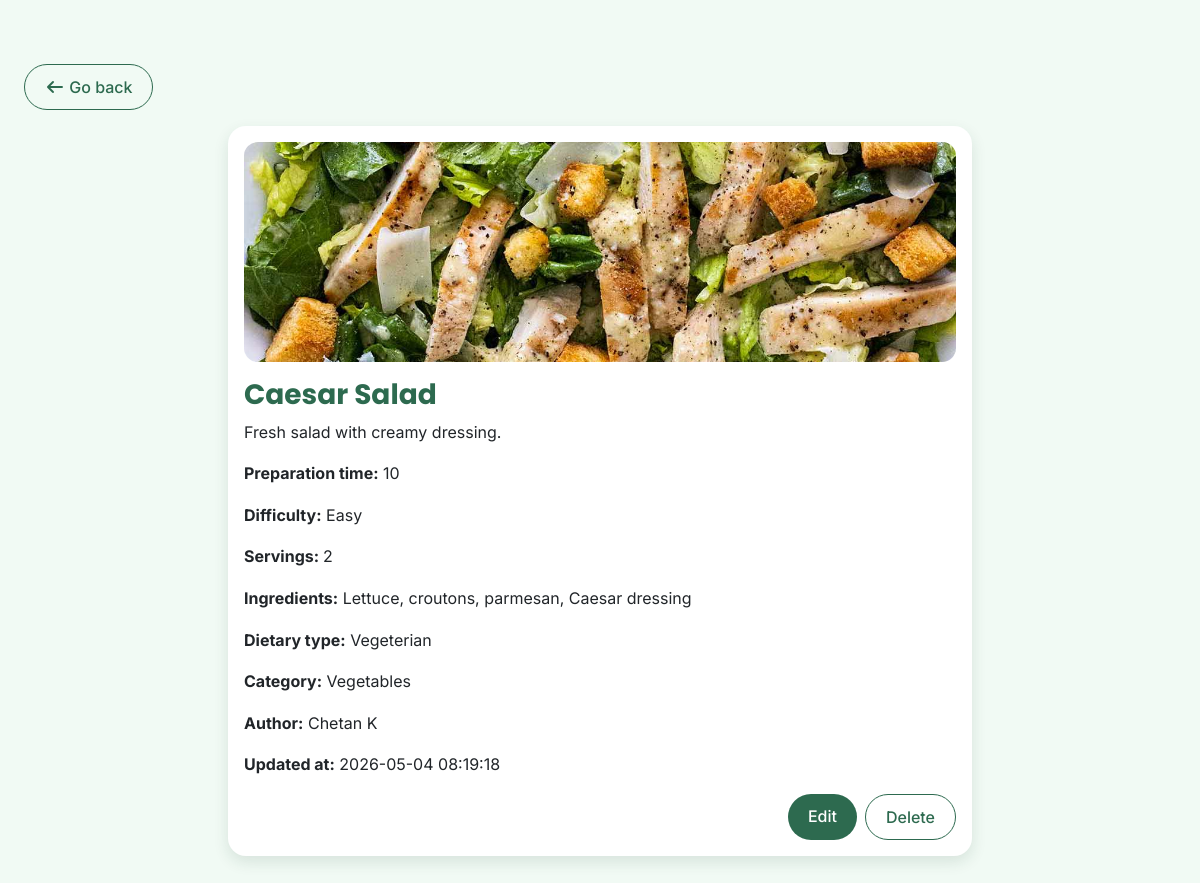
Page /recipes/details.php?recipeid=5 (signed in) on the committed database.
### tables this page shows
CREATE TABLE IF NOT EXISTS `recipes` (
  `id` int NOT NULL AUTO_INCREMENT,
  `title` varchar(255) NOT NULL,
  `description` text,
  `recipe_picture` varchar(255) DEFAULT NULL,
  `ingredients` text NOT NULL,
  `instructions` longtext NOT NULL,
  `prep_time` int NOT NULL,
  `dietary_type` enum('Vegeterian','Non-vegeterian','Vegan') NOT NULL,
  `category` enum('Chicken meals','Vegetables','Desserts','Fish meals') DEFAULT NULL,
  `created_at` timestamp NULL DEFAULT CURRENT_TIMESTAMP,
  `updated_at` timestamp NULL DEFAULT CURRENT_TIMESTAMP ON UPDATE CURRENT_TIMESTAMP,
  `difficulty` enum('Easy','Medium','Complicated') DEFAULT NULL,
  `servings` int NOT NULL,
  `author_id` int DEFAULT NULL,
  PRIMARY KEY (`id`),
  KEY `fk_recipes_author` (`author_id`)
);

CREATE TABLE IF NOT EXISTS `users` (
  `id` int NOT NULL AUTO_INCREMENT,
  `first_name` varchar(255) NOT NULL,
  `last_name` varchar(255) NOT NULL,
  `user_image` varchar(255) DEFAULT NULL,
  `email` varchar(255) NOT NULL,
  `password` varchar(255) NOT NULL,
  `role` enum('User','Admin') DEFAULT 'User',
  `status` enum('Active','Blocked') DEFAULT 'Active',
  `created_at` timestamp NULL DEFAULT CURRENT_TIMESTAMP,
  `updated_at` timestamp NULL DEFAULT CURRENT_TIMESTAMP ON UPDATE CURRENT_TIMESTAMP,
  PRIMARY KEY (`id`),
  UNIQUE KEY `email` (`email`)
);

### recipes/details.php (the view, shortened to what this page needs)
<?php
require_once "../components/db_connect.php";
$user_id = isset($_SESSION['adm']) ? $_SESSION['adm'] : $_SESSION['user'];
$recipe_id = $_GET['recipeid'];
$sql_query = "SELECT recipes.*, users.first_name, users.last_name
              FROM recipes
              LEFT JOIN users ON author_id = users.id
              WHERE recipes.id = $recipe_id";
$result = mysqli_query($connect, $sql_query);
$display_data = "";
if (mysqli_num_rows($result) > 0) {
    $recipe = mysqli_fetch_assoc($result);
    $display_data = "
    <div class='card m-3'>
        <div class='card-body'>
            <img src='../pictures/$recipe[recipe_picture]' class='card-img-top' alt='$recipe[title]'>
            <h3 class='card-title mt-3'>$recipe[title]</h3>
            <p class='card-text'>$recipe[description]</p>
            <p><strong>Preparation time:</strong> $recipe[prep_time]</p>
            <p><strong>Difficulty:</strong> $recipe[difficulty]</p>
            <p><strong>Servings: </strong>$recipe[servings]</p>
            <p><strong>Ingredients:</strong> $recipe[ingredients]</p>
            <p><strong>Dietary type:</strong> $recipe[dietary_type]</p>
            <p><strong>Category:</strong> $recipe[category]</p>
            <p><strong>Author:</strong> $recipe[first_name] $recipe[last_name]</p>
            <p><strong>Updated at:</strong> $recipe[updated_at]</p>
    ";
    if ($user_id == $recipe['author_id']) {
        $display_data .= "
            <div class='d-flex justify-content-end gap-2 mt-3'>
                <a href='edit.php?id={$recipe['id']}' class='btn btn-dark'>Edit</a>
                <a href='delete.php?id={$recipe['id']}' class='btn btn-outline-dark'>Delete</a>
            </div>
        ";
    }
    $display_data .= "
        </div>
    </div>
    ";
} else {
    header("Location: recipe.php");
    exit();
}
$display_data .= "
    <div class='d-flex justify-content-end gap-2 mt-3 flex-wrap'>
";
?>
<!DOCTYPE html>
<html lang="en">
<head>
    <?php include "../components/head.php"; ?>
    <link rel="stylesheet" href="../css/main.css">
    <link rel="stylesheet" href="../css/recipe.css">
    <link rel="stylesheet" href="../css/details.css">
</head>
<body>
    <main class="container py-5">
        <div class='container mt-3'>
            <a href='/functions/user_dashboard.php' class='btn btn-outline-dark'><i class="fa-solid fa-arrow-left"></i> Go back</a>
        </div>
        <div class="row justify-content-center">
            <div class="col-lg-8">
                <?= $display_data ?>
            </div>
        </div>
    </main>
</body>
</html>

### css/main.css (style rules this page uses)
:root { --green-dark: #2d6a4f; --green-darker: #1b4332; --green-light: #74c69d; --green-soft: #d8f3dc; --green-click: #95d5b2; --green-bg: #f1faf4; --white: #ffffff; --text-dark: #1f2933; --text-muted: #6c757d; }
main { flex: 1; }
html, body { height: 100%; }
body { background-color: var(--green-bg); color: var(--text-dark); display: flex; flex-direction: column; font-family: "Inter", sans-serif; }
h1, h2, h3, h5 { font-family: "Poppins", sans-serif; }
.container { max-width: 1300px; }
p { line-height: 1.6; }
a, a:hover, a:focus, a:active { text-decoration: none; }
.btn { border-radius: 999px; padding: 10px 20px; font-weight: 500; transition: all 0.2s ease; }
.btn-dark, .btn-primary, .btn-success { background: var(--green-dark) !important; border: none !important; color: white !important; }
.btn-outline-dark { color: var(--green-dark) !important; border-color: var(--green-dark) !important; }
.card { border: none; border-radius: 18px; box-shadow: 0 6px 15px rgba(27, 67, 50, 0.12); transition: transform 0.25s ease, box-shadow 0.25s ease; }
.card h3, .card h5, .card h6, .section-title { color: var(--green-dark); font-weight: bold; }

### css/recipe.css (style rules this page uses)
.recipe-card img, .card-img-top { height: 220px; object-fit: cover; border-radius: 14px; }
.row { row-gap: 24px; }

### rows in the picture
recipes: recipe_picture (picture), title "Caesar Salad", description "Fresh salad with creamy dressing.", prep_time "10", difficulty "Easy", servings "2", ingredients "Lettuce, croutons, parmesan, Caesar dressing", dietary_type "Vegeterian", category "Vegetables", author.first_name "Chetan", author.last_name "K", updated_at "2026-05-04 08:19:18"
